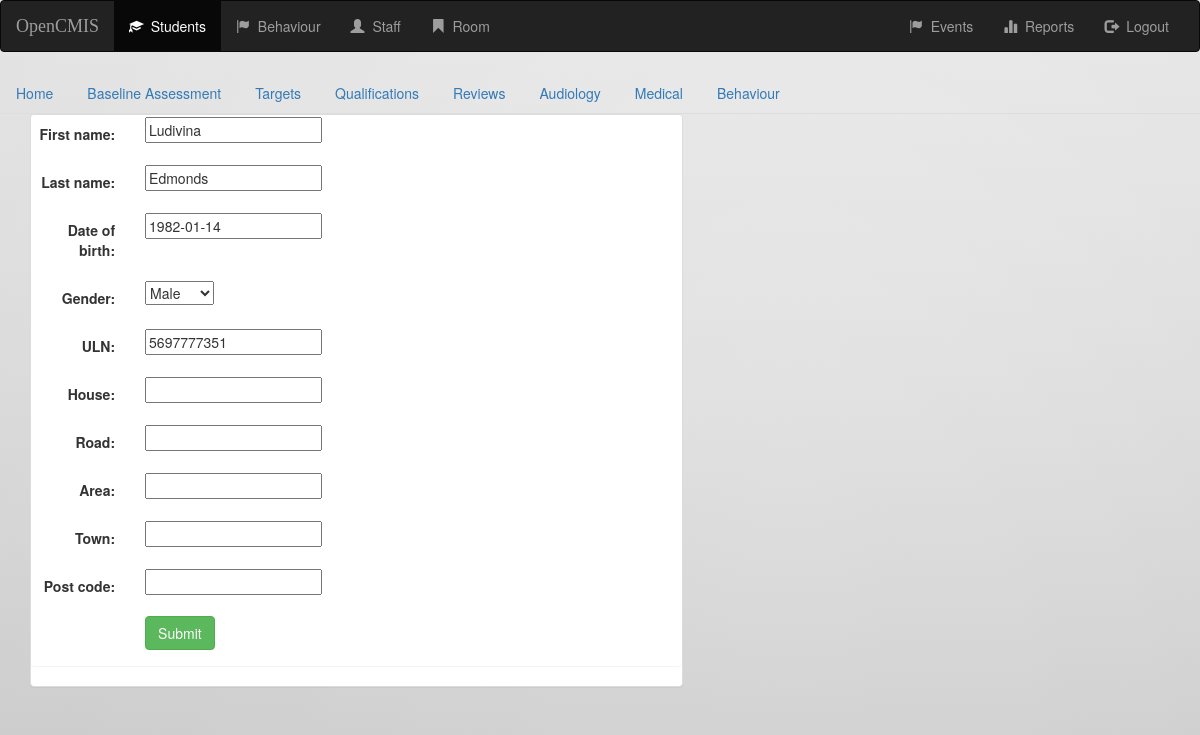
/opencmis/student/1/update/, run on an earlier commit of the app's database.
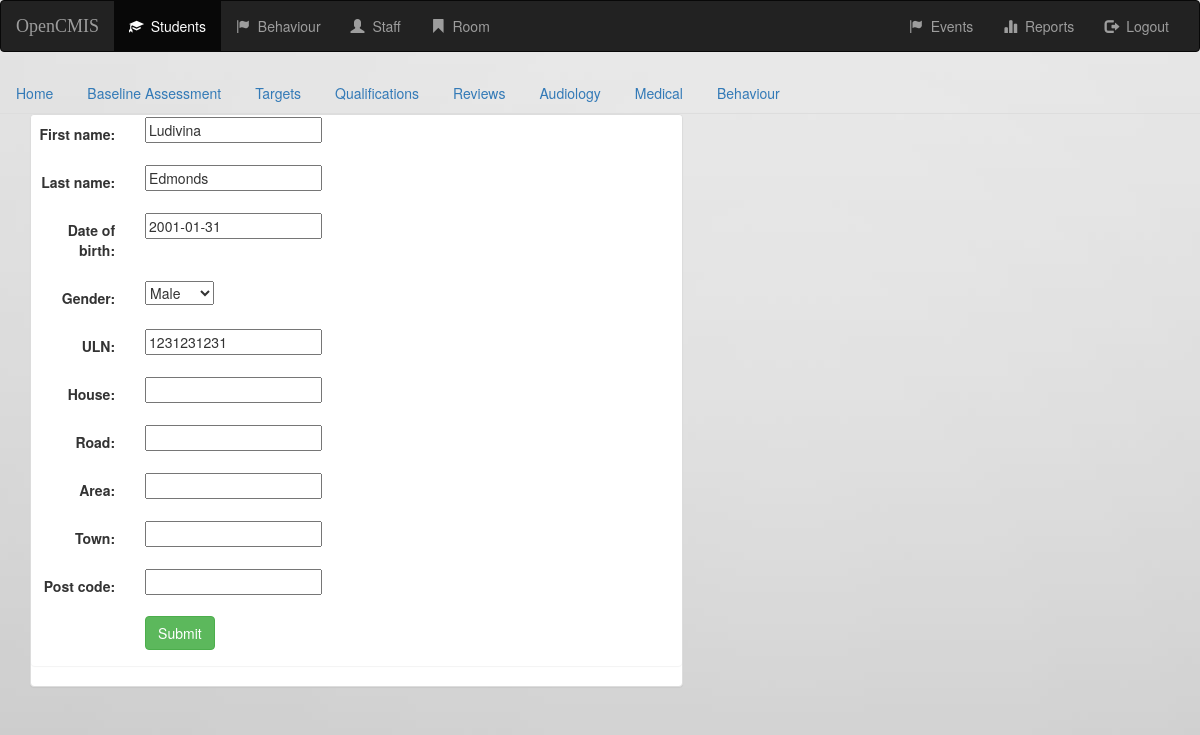
And on a later commit of the database.
### opencmis/models.py (models this page shows, shortened)
class Student(models.Model):
    gender_choices = (('M', 'Male'), ('F', 'Female'))
    first_name = models.CharField(max_length=50, blank=False)
    last_name = models.CharField(max_length=30, blank=False)
    gender = models.CharField(max_length=1, choices=gender_choices, default='M')
    date_of_birth = models.DateField(blank=False)
    ULN = models.CharField(max_length=10, blank=True)
    house = models.CharField(max_length=50, blank=True)
    road = models.CharField(max_length=50, blank=True)
    area = models.CharField(max_length=50, blank=True)
    town = models.CharField(max_length=50, blank=True)
    post_code = models.CharField(max_length=12, blank=True)
    photo = models.FileField(blank=True)

### opencmis/views.py (the view)
# urls.py: url(r'student/(?P<pk>[0-9]+)/update/$', views.StudentUpdate.as_view(), name='student-update'),
class StudentUpdate(UpdateView):
    model = Student
    fields = ['first_name', 'last_name', 'date_of_birth', 'gender', 'ULN',
              'house','road', 'area', 'town', 'post_code']

### opencmis/templates/opencmis/student_form.html (shortened to what this page needs)
{% extends 'opencmis/base.html' %}
{% block body %}
<div class="container-fluid">
    <div class="row">
        <div class="col-sm-12 col-md-7">
            <div class="panel panel-default">
                <div class="panel body">
                    <form class="form-horizontal" action="" method="post" enctype="multipart/form-data">
                        {% include 'opencmis/form-template.html' %}
                        <div class="form-group">
                            <div class="col-sm-offset-2 col-sm-10">
                                <button type="submit" class="btn btn-success">Submit</button>
                            </div>
                        </div>
                    </form>
                </div>
            </div>
        </div>
    </div>
</div>
{% endblock %}

### opencmis/templates/opencmis/form-template.html (shortened to what this page needs)
{% for field in form %}
    <div class="form-group">
        <div class="col-sm-offset-2 col-sm-10">
        </div>
        <label class="control-label col-sm-2">{{ field.label_tag }}</label>
        <div class="col-sm-10">{{ field }}</div>
    </div>
{% endfor %}

What changed in the data, as far as the page shows it:
changed Student "Ludivina": date_of_birth "1982-01-14" → "2001-01-31"; ULN "5697777351" → "1231231231"
